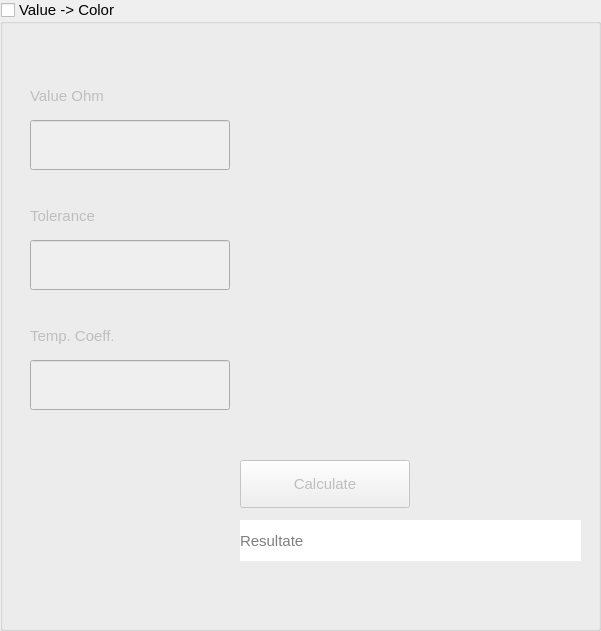
   <widget class="QGroupBox" name="groupVtoC">
    <property name="geometry">
     <rect>
      <x>1330</x>
      <y>430</y>
      <width>601</width>
      <height>631</height>
     </rect>
    </property>
    <property name="font">
     <font>
      <pointsize>11</pointsize>
     </font>
    </property>
    <property name="title">
     <string>Value -&gt; Color</string>
    </property>
    <property name="checkable">
     <bool>true</bool>
    </property>
    <property name="checked">
     <bool>false</bool>
    </property>
    <widget class="QLabel" name="labelValueOhm">
     <property name="geometry">
      <rect>
       <x>30</x>
       <y>80</y>
       <width>181</width>
       <height>31</height>
      </rect>
     </property>
     <property name="text">
      <string>Value Ohm</string>
     </property>
    </widget>
    <widget class="QLabel" name="labelTolerance">
     <property name="geometry">
      <rect>
       <x>30</x>
       <y>200</y>
       <width>181</width>
       <height>31</height>
      </rect>
     </property>
     <property name="text">
      <string>Tolerance</string>
     </property>
    </widget>
    <widget class="QLabel" name="labelTempCoeff">
     <property name="geometry">
      <rect>
       <x>30</x>
       <y>320</y>
       <width>181</width>
       <height>31</height>
      </rect>
     </property>
     <property name="text">
      <string>Temp. Coeff.</string>
     </property>
    </widget>
    <widget class="QPushButton" name="buttonCalcolateVtoC">
     <property name="geometry">
      <rect>
       <x>240</x>
       <y>460</y>
       <width>170</width>
       <height>48</height>
      </rect>
     </property>
     <property name="text">
      <string>Calculate</string>
     </property>
    </widget>
    <widget class="QLabel" name="labelResultateVtoC">
     <property name="geometry">
      <rect>
       <x>240</x>
       <y>520</y>
       <width>341</width>
       <height>41</height>
      </rect>
     </property>
     <property name="palette">
      <palette>
       <active>
        <colorrole role="WindowText">
         <brush brushstyle="SolidPattern">
          <color alpha="255">
           <red>0</red>
           <green>0</green>
           <blue>0</blue>
          </color>
         </brush>
        </colorrole>
        <colorrole role="Button">
         <brush brushstyle="SolidPattern">
          <color alpha="255">
           <red>255</red>
           <green>255</green>
           <blue>255</blue>
          </color>
         </brush>
        </colorrole>
        <colorrole role="Light">
         <brush brushstyle="SolidPattern">
          <color alpha="255">
           <red>255</red>
           <green>255</green>
           <blue>255</blue>
          </color>
         </brush>
        </colorrole>
        <colorrole role="Midlight">
         <brush brushstyle="SolidPattern">
          <color alpha="255">
           <red>255</red>
           <green>255</green>
           <blue>255</blue>
          </color>
         </brush>
        </colorrole>
        <colorrole role="Dark">
         <brush brushstyle="SolidPattern">
          <color alpha="255">
           <red>127</red>
           <green>127</green>
           <blue>127</blue>
          </color>
         </brush>
        </colorrole>
        <colorrole role="Mid">
         <brush brushstyle="SolidPattern">
          <color alpha="255">
           <red>170</red>
           <green>170</green>
           <blue>170</blue>
          </color>
         </brush>
        </colorrole>
        <colorrole role="Text">
         <brush brushstyle="SolidPattern">
          <color alpha="255">
           <red>0</red>
           <green>0</green>
           <blue>0</blue>
          </color>
         </brush>
        </colorrole>
        <colorrole role="BrightText">
         <brush brushstyle="SolidPattern">
          <color alpha="255">
           <red>255</red>
           <green>255</green>
           <blue>255</blue>
          </color>
         </brush>
        </colorrole>
        <colorrole role="ButtonText">
         <brush brushstyle="SolidPattern">
          <color alpha="255">
           <red>0</red>
           <green>0</green>
           <blue>0</blue>
          </color>
         </brush>
        </colorrole>
        <colorrole role="Base">
         <brush brushstyle="SolidPattern">
          <color alpha="255">
           <red>255</red>
           <green>255</green>
           <blue>255</blue>
          </color>
         </brush>
        </colorrole>
        <colorrole role="Window">
         <brush brushstyle="SolidPattern">
          <color alpha="255">
           <red>255</red>
           <green>255</green>
           <blue>255</blue>
          </color>
         </brush>
        </colorrole>
        <colorrole role="Shadow">
         <brush brushstyle="SolidPattern">
          <color alpha="255">
           <red>0</red>
           <green>0</green>
           <blue>0</blue>
          </color>
         </brush>
        </colorrole>
        <colorrole role="AlternateBase">
         <brush brushstyle="SolidPattern">
          <color alpha="255">
           <red>255</red>
           <green>255</green>
           <blue>255</blue>
          </color>
         </brush>
        </colorrole>
        <colorrole role="ToolTipBase">
         <brush brushstyle="SolidPattern">
          <color alpha="255">
           <red>255</red>
           <green>255</green>
           <blue>220</blue>
          </color>
         </brush>
        </colorrole>
        <colorrole role="ToolTipText">
         <brush brushstyle="SolidPattern">
          <color alpha="255">
           <red>0</red>
           <green>0</green>
           <blue>0</blue>
          </color>
         </brush>
        </colorrole>
        <colorrole role="PlaceholderText">
         <brush brushstyle="SolidPattern">
          <color alpha="128">
           <red>0</red>
           <green>0</green>
           <blue>0</blue>
          </color>
         </brush>
        </colorrole>
       </active>
       <inactive>
        <colorrole role="WindowText">
         <brush brushstyle="SolidPattern">
          <color alpha="255">
           <red>0</red>
           <green>0</green>
           <blue>0</blue>
          </color>
         </brush>
        </colorrole>
        <colorrole role="Button">
         <brush brushstyle="SolidPattern">
          <color alpha="255">
           <red>255</red>
           <green>255</green>
           <blue>255</blue>
          </color>
         </brush>
        </colorrole>
        <colorrole role="Light">
         <brush brushstyle="SolidPattern">
          <color alpha="255">
           <red>255</red>
           <green>255</green>
           <blue>255</blue>
          </color>
         </brush>
        </colorrole>
        <colorrole role="Midlight">
         <brush brushstyle="SolidPattern">
          <color alpha="255">
           <red>255</red>
           <green>255</green>
           <blue>255</blue>
          </color>
         </brush>
        </colorrole>
        <colorrole role="Dark">
         <brush brushstyle="SolidPattern">
          <color alpha="255">
           <red>127</red>
           <green>127</green>
           <blue>127</blue>
          </color>
         </brush>
        </colorrole>
        <colorrole role="Mid">
         <brush brushstyle="SolidPattern">
          <color alpha="255">
           <red>170</red>
           <green>170</green>
           <blue>170</blue>
          </color>
         </brush>
        </colorrole>
        <colorrole role="Text">
         <brush brushstyle="SolidPattern">
          <color alpha="255">
           <red>0</red>
           <green>0</green>
           <blue>0</blue>
          </color>
         </brush>
        </colorrole>
        <colorrole role="BrightText">
         <brush brushstyle="SolidPattern">
          <color alpha="255">
           <red>255</red>
           <green>255</green>
           <blue>255</blue>
          </color>
         </brush>
        </colorrole>
        <colorrole role="ButtonText">
         <brush brushstyle="SolidPattern">
          <color alpha="255">
           <red>0</red>
           <green>0</green>
           <blue>0</blue>
          </color>
         </brush>
        </colorrole>
        <colorrole role="Base">
         <brush brushstyle="SolidPattern">
          <color alpha="255">
           <red>255</red>
           <green>255</green>
           <blue>255</blue>
          </color>
         </brush>
        </colorrole>
        <colorrole role="Window">
         <brush brushstyle="SolidPattern">
          <color alpha="255">
           <red>255</red>
           <green>255</green>
           <blue>255</blue>
          </color>
         </brush>
        </colorrole>
        <colorrole role="Shadow">
         <brush brushstyle="SolidPattern">
          <color alpha="255">
           <red>0</red>
           <green>0</green>
           <blue>0</blue>
          </color>
         </brush>
        </colorrole>
        <colorrole role="AlternateBase">
         <brush brushstyle="SolidPattern">
          <color alpha="255">
           <red>255</red>
           <green>255</green>
           <blue>255</blue>
          </color>
         </brush>
        </colorrole>
        <colorrole role="ToolTipBase">
         <brush brushstyle="SolidPattern">
          <color alpha="255">
           <red>255</red>
           <green>255</green>
           <blue>220</blue>
          </color>
         </brush>
        </colorrole>
        <colorrole role="ToolTipText">
         <brush brushstyle="SolidPattern">
          <color alpha="255">
           <red>0</red>
           <green>0</green>
           <blue>0</blue>
          </color>
         </brush>
        </colorrole>
        <colorrole role="PlaceholderText">
         <brush brushstyle="SolidPattern">
          <color alpha="128">
           <red>0</red>
           <green>0</green>
           <blue>0</blue>
          </color>
         </brush>
        </colorrole>
       </inactive>
       <disabled>
        <colorrole role="WindowText">
         <brush brushstyle="SolidPattern">
          <color alpha="255">
           <red>127</red>
           <green>127</green>
           <blue>127</blue>
          </color>
         </brush>
        </colorrole>
        <colorrole role="Button">
         <brush brushstyle="SolidPattern">
          <color alpha="255">
           <red>255</red>
           <green>255</green>
           <blue>255</blue>
          </color>
         </brush>
        </colorrole>
        <colorrole role="Light">
         <brush brushstyle="SolidPattern">
          <color alpha="255">
           <red>255</red>
           <green>255</green>
           <blue>255</blue>
          </color>
         </brush>
        </colorrole>
        <colorrole role="Midlight">
         <brush brushstyle="SolidPattern">
          <color alpha="255">
           <red>255</red>
           <green>255</green>
           <blue>255</blue>
          </color>
         </brush>
        </colorrole>
        <colorrole role="Dark">
         <brush brushstyle="SolidPattern">
          <color alpha="255">
           <red>127</red>
           <green>127</green>
           <blue>127</blue>
          </color>
         </brush>
        </colorrole>
        <colorrole role="Mid">
         <brush brushstyle="SolidPattern">
          <color alpha="255">
           <red>170</red>
           <green>170</green>
           <blue>170</blue>
          </color>
         </brush>
        </colorrole>
        <colorrole role="Text">
         <brush brushstyle="SolidPattern">
          <color alpha="255">
           <red>127</red>
           <green>127</green>
           <blue>127</blue>
          </color>
         </brush>
        </colorrole>
        <colorrole role="BrightText">
         <brush brushstyle="SolidPattern">
          <color alpha="255">
           <red>255</red>
           <green>255</green>
           <blue>255</blue>
          </color>
         </brush>
        </colorrole>
        <colorrole role="ButtonText">
         <brush brushstyle="SolidPattern">
          <color alpha="255">
           <red>127</red>
           <green>127</green>
           <blue>127</blue>
          </color>
         </brush>
        </colorrole>
        <colorrole role="Base">
         <brush brushstyle="SolidPattern">
          <color alpha="255">
           <red>255</red>
           <green>255</green>
           <blue>255</blue>
          </color>
         </brush>
        </colorrole>
        <colorrole role="Window">
         <brush brushstyle="SolidPattern">
          <color alpha="255">
           <red>255</red>
           <green>255</green>
           <blue>255</blue>
          </color>
         </brush>
        </colorrole>
        <colorrole role="Shadow">
         <brush brushstyle="SolidPattern">
          <color alpha="255">
           <red>0</red>
           <green>0</green>
           <blue>0</blue>
          </color>
         </brush>
        </colorrole>
        <colorrole role="AlternateBase">
         <brush brushstyle="SolidPattern">
          <color alpha="255">
           <red>255</red>
           <green>255</green>
           <blue>255</blue>
          </color>
         </brush>
        </colorrole>
        <colorrole role="ToolTipBase">
         <brush brushstyle="SolidPattern">
          <color alpha="255">
           <red>255</red>
           <green>255</green>
           <blue>220</blue>
          </color>
         </brush>
        </colorrole>
        <colorrole role="ToolTipText">
         <brush brushstyle="SolidPattern">
          <color alpha="255">
           <red>0</red>
           <green>0</green>
           <blue>0</blue>
          </color>
         </brush>
        </colorrole>
        <colorrole role="PlaceholderText">
         <brush brushstyle="SolidPattern">
          <color alpha="128">
           <red>0</red>
           <green>0</green>
           <blue>0</blue>
          </color>
         </brush>
        </colorrole>
       </disabled>
      </palette>
     </property>
     <property name="autoFillBackground">
      <bool>true</bool>
     </property>
     <property name="text">
      <string>Resultate</string>
     </property>
    </widget>
    <widget class="QLineEdit" name="textValueOhm">
     <property name="geometry">
      <rect>
       <x>30</x>
       <y>120</y>
       <width>200</width>
       <height>50</height>
      </rect>
     </property>
    </widget>
    <widget class="QLineEdit" name="textTolerance">
     <property name="geometry">
      <rect>
       <x>30</x>
       <y>240</y>
       <width>200</width>
       <height>50</height>
      </rect>
     </property>
    </widget>
    <widget class="QLineEdit" name="textTempCoeff">
     <property name="geometry">
      <rect>
       <x>30</x>
       <y>360</y>
       <width>200</width>
       <height>50</height>
      </rect>
     </property>
    </widget>
   </widget>
